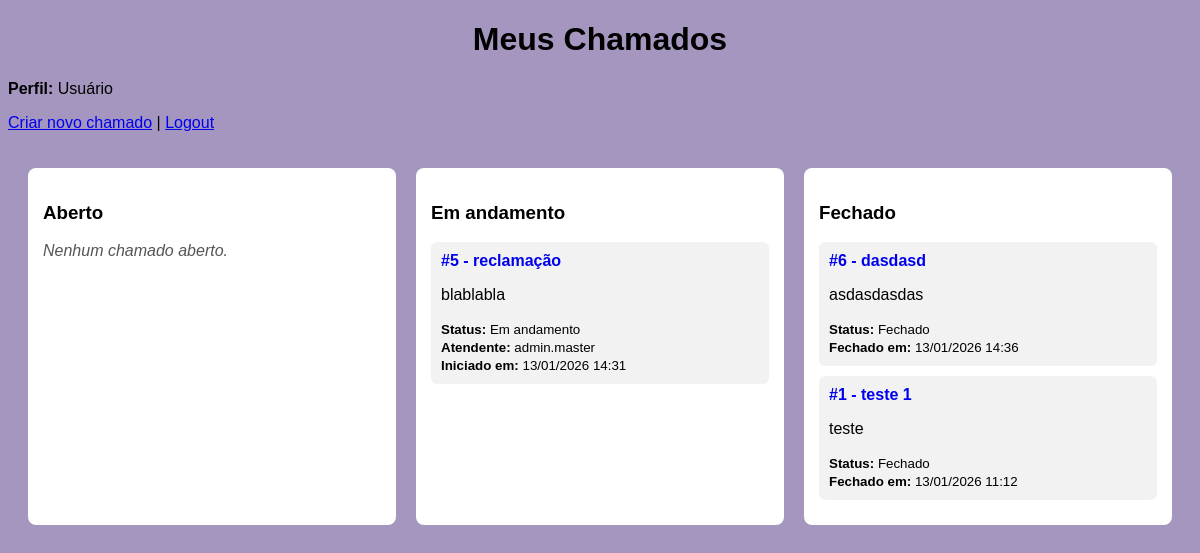
The app's page /meus-chamados (signed in), older data.
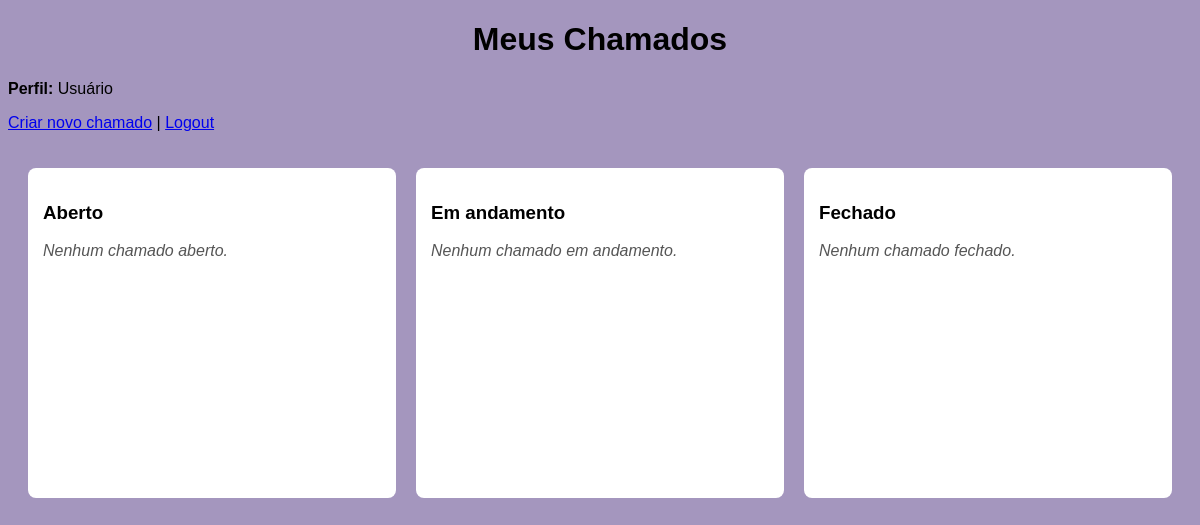
The same page, newer data.
### tables this page shows
CREATE TABLE tickets (
    id INTEGER PRIMARY KEY AUTOINCREMENT, -- ID único do chamado (auto incremento)

    titulo TEXT NOT NULL,                 -- Título do chamado
    descricao TEXT NOT NULL,              -- Descrição do problema

    status TEXT NOT NULL,                 -- Status do ticket: Aberto | Em andamento | Fechado

    user_id INTEGER NOT NULL,             -- ID do usuário que criou o chamado

    attendant_id INTEGER,                 -- ID do atendente responsável (pode ser NULL)

    created_at TEXT NOT NULL,             -- Data/hora de criação do chamado

    started_at TEXT,                      -- Data/hora de início do atendimento (pode ser NULL)
    closed_at TEXT,                       -- Data/hora de fechamento (pode ser NULL)

    is_hidden INTEGER NOT NULL,           -- 0 = visível | 1 = oculto (soft delete)

    hidden_by INTEGER,                    -- ID de quem ocultou (atendente/admin)
    hidden_at TEXT                        -- Data/hora que foi ocultado
);

CREATE TABLE users (
    id INTEGER PRIMARY KEY AUTOINCREMENT,
    username TEXT NOT NULL UNIQUE,
    email TEXT,
    senha TEXT NOT NULL,
    is_admin INTEGER NOT NULL
);

### app.py (the view)
@app.route('/meus-chamados')
def meus_chamados():
    if 'user_id' not in session:
        return redirect(url_for('login'))
    if session.get('nivel') != 0:
        return redirect(url_for('dashboard'))
    conn = get_db_connection()
    cursor = conn.cursor()
    cursor.execute("""
        SELECT
            tickets.id,
            tickets.titulo,
            tickets.descricao,
            tickets.status,
            tickets.created_at,
            tickets.started_at,
            tickets.closed_at,
            tickets.is_hidden,
            creator.username,
            attendant.username
        FROM tickets
        JOIN users AS creator ON tickets.user_id = creator.id
        LEFT JOIN users AS attendant ON tickets.attendant_id = attendant.id
        WHERE tickets.is_hidden = 0
          AND tickets.user_id = ?
        ORDER BY tickets.id DESC
    """, (session['user_id'],))
    tickets = cursor.fetchall()
    conn.close()
    abertos = [t for t in tickets if t[3] == 'Aberto']
    andamento = [t for t in tickets if t[3] == 'Em andamento']
    fechados = [t for t in tickets if t[3] == 'Fechado']
    return render_template(
        'meus_chamados_kanban.html',
        abertos=abertos,
        andamento=andamento,
        fechados=fechados
    )

### app.py (called while the page is built)
def get_db_connection():
    conn = sqlite3.connect('database.db')
    return conn

### templates/meus_chamados_kanban.html (shortened to what this page needs)
<!DOCTYPE html>
<html lang="pt-br">
<head>
    <link rel="stylesheet" href="{{ url_for('static', filename='style.css') }}">
</head>
<body>
<h1>Meus Chamados</h1>
<p><strong>Perfil:</strong> Usuário</p>
<p>
    <a href="{{ url_for('create_ticket') }}">Criar novo chamado</a> |
    <a href="{{ url_for('logout') }}">Logout</a>
</p>
<div class="kanban">
    <div class="coluna">
        <h3>Aberto</h3>
        {% for t in abertos %}
            <div class="card">
                <strong>
                    <a href="{{ url_for('ticket_detail', ticket_id=t[0]) }}">
                        #{{ t[0] }} - {{ t[1] }}
                    </a>
                </strong>
                <p>{{ t[2] }}</p>
                <small>
                    <strong>Status:</strong> {{ t[3] }}<br>
                    <strong>Criado em:</strong> {{ t[4] }}
                </small>
            </div>
        {% else %}
            <p class="vazio">Nenhum chamado aberto.</p>
        {% endfor %}
    </div>
    <div class="coluna">
        <h3>Em andamento</h3>
        {% for t in andamento %}
            <div class="card">
                <strong>
                    <a href="{{ url_for('ticket_detail', ticket_id=t[0]) }}">
                        #{{ t[0] }} - {{ t[1] }}
                    </a>
                </strong>
                <p>{{ t[2] }}</p>
                <small>
                    <strong>Status:</strong> {{ t[3] }}<br>
                    <strong>Atendente:</strong> {{ t[9] or "—" }}<br>
                    <strong>Iniciado em:</strong> {{ t[5] or "—" }}
                </small>
            </div>
        {% else %}
            <p class="vazio">Nenhum chamado em andamento.</p>
        {% endfor %}
    </div>
    <div class="coluna">
        <h3>Fechado</h3>
        {% for t in fechados %}
            <div class="card">
                <strong>
                    <a href="{{ url_for('ticket_detail', ticket_id=t[0]) }}">
                        #{{ t[0] }} - {{ t[1] }}
                    </a>
                </strong>
                <p>{{ t[2] }}</p>
                <small>
                    <strong>Status:</strong> {{ t[3] }}<br>
                    <strong>Fechado em:</strong> {{ t[6] or "—" }}
                </small>
            </div>
        {% else %}
            <p class="vazio">Nenhum chamado fechado.</p>
        {% endfor %}
    </div>
</div>
</body>
</html>

### static/style.css (style rules this page uses)
body { font-family: Arial, Helvetica, sans-serif; background-color: rgb(164, 150, 190); }
h1 { text-align: center; }
.kanban { display: flex; gap: 20px; padding: 20px; }
.coluna { background: #ffffff; padding: 15px; border-radius: 8px; width: 100%; min-height: 300px; }
.vazio { font-style: italic; color: #555; }

Row changes from the older to the newer data that the page shows:
no longer on this page (row edited): tickets: id "5", titulo "reclamação", descricao "blablabla", status "Em andamento", username "admin.master", started_at "13/01/2026 14:31"
no longer on this page (row edited): tickets: id "6", titulo "dasdasd", descricao "asdasdasdas", status "Fechado", closed_at "13/01/2026 14:36"
no longer on this page (row edited): tickets: id "1", titulo "teste 1", descricao "teste", status "Fechado", closed_at "13/01/2026 11:12"
Text that changed along with them:
text now shown: "Nenhum chamado em andamento. Nenhum chamado fechado."
